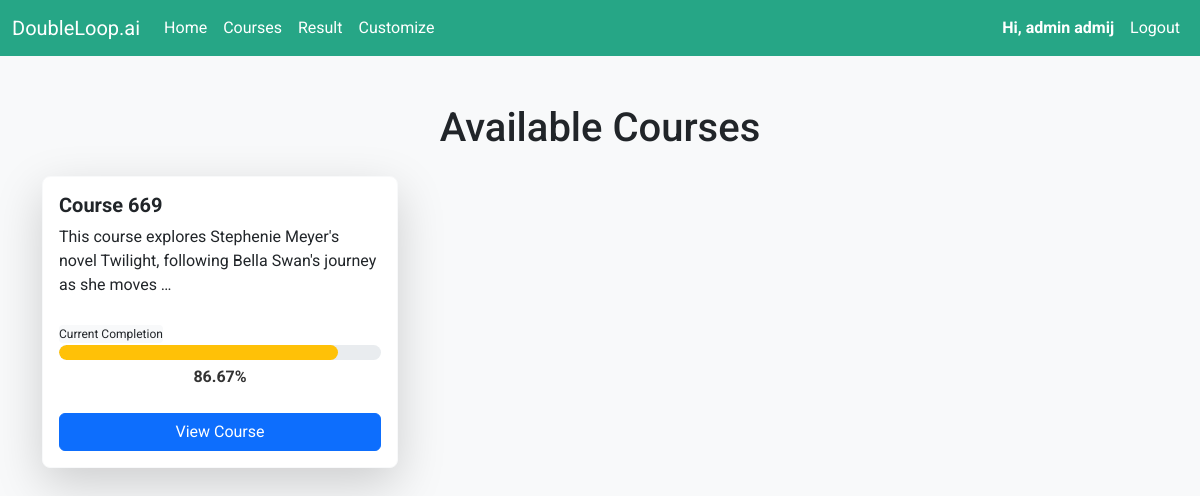
Before: /home (signed in) with the older database file.
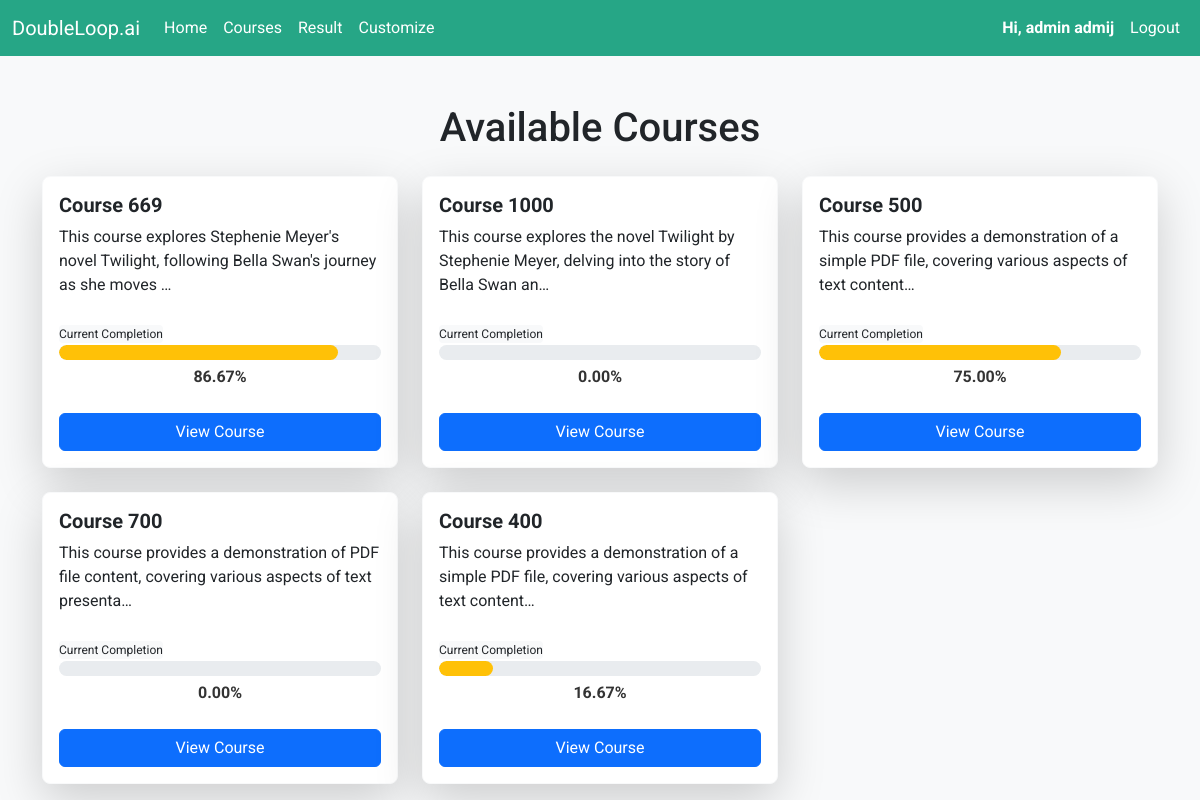
After: the same page with the newer database file.
### users/models/user.py (models this page shows, shortened)
class User(AbstractUser, BaseModel):
    username = None
    email = models.EmailField(
        verbose_name='Email Address',
        max_length=255,
        db_index=True,
        unique=True,
    )
    first_name = models.CharField(max_length=150)
    last_name = models.CharField(max_length=150)
    is_admin = models.BooleanField(default=False)
    objects = UserManager()
    EMAIL_FIELD = 'email'
    USERNAME_FIELD = 'email'
    REQUIRED_FIELDS = ['first_name', 'last_name']

### course/models/course.py (models this page shows, shortened)
class Course(BaseModel):
    title = models.CharField(max_length=255)
    description = models.CharField(max_length=1500, null=True, blank=True)
    created_by = models.ForeignKey(User, related_name='courses', on_delete=models.CASCADE)
    is_published = models.BooleanField(default=True)
    is_archived = models.BooleanField(default=False)

### course/views.py (the view, shortened to what this page needs)
# urls.py: path('home', home_view, name='home'),
def home_view(request, course_id=None):
    token = request.GET.get('token')
    if token:
        request.session['invitation_token'] = token
    if not request.user.is_authenticated:
        return redirect('/')
    token = request.session.pop('invitation_token', None)
    invitations = UserInvitation.objects.filter(email=request.user.email, status=UserInvitation.PENDING)
    course_progress = get_course_progress(request.user)
    progress = None
    quiz_score = None
    if course_id:
        course_data = next((cp for cp in course_progress if cp['course'].id == course_id), None)
        if course_data:
            progress = course_data['progress']
    return render(request, 'home.html', {
        'course_progress': course_progress,
        'progress': progress,
        'user': request.user,
        'quiz_scores': quiz_score,
    })

### course/views.py (called while the page is built)
def get_course_progress(user):
    courses = Course.objects.filter(is_published=True, is_archived=False, enrollment__user=user)
    if user.is_admin:
        courses = Course.objects.filter(is_published=True, is_archived=False, created_by=user)
    course_progress = []
    for course in courses:
        total_quizzes = Quiz.objects.filter(lesson__module__course=course).count()
        completed_quizzes = QuizScore.objects.filter(
            user=user,
            quiz__lesson__module__course=course
        ).count()
        if total_quizzes > 0:
            progress_percentage = (completed_quizzes / total_quizzes) * 100
        else:
            progress_percentage = 0
        course_progress.append({
            'course': course,
            'progress': progress_percentage,
        })
    return course_progress

### templates/home.html (shortened to what this page needs)
<!DOCTYPE html>
<html lang="en">
<head>
    <link href="https://cdn.jsdelivr.net/npm/bootstrap@5.3.0/dist/css/bootstrap.min.css" rel="stylesheet">
    <link href="https://cdn.jsdelivr.net/npm/bootstrap-icons/font/bootstrap-icons.css" rel="stylesheet">
</head>
<body>
{% include 'navbar.html' %}
{% block content %}
<div class="container mt-5">
    <h1 class="text-center mb-4">Available Courses</h1>
    {% if course_progress %}
    <div id="course-container" class="row g-4">
        {% for course_data in course_progress %}
        <div class="col-md-4 sortable-card">
            <div class="card d-flex flex-column h-100 shadow-lg rounded-3 border-light"
                 data-course-id="{{ course_data.course.id }}">
                <div class="card-body d-flex flex-column flex-grow-1">
                    <h5 class="card-title">{{ course_data.course.title }}</h5>
                    <p class="card-text mb-4">{{ course_data.course.description|truncatechars:100 }}</p>
                    <div class="progress-container mb-4">
                        <span class="completion-tag"
                              style="display: inline-block;background-color: #f8f9fa;font-size: 0.75rem;border-radius: 4px">Current Completion</span>
                        <div class="progress" style="height: 15px; background-color: #e9ecef;">
                            <div class="progress-bar" role="progressbar"
                                 style="width: {{ course_data.progress }}%; background-color: #ffc107;"
                                 aria-valuenow="{{ course_data.progress }}" aria-valuemin="0" aria-valuemax="100">
                            </div>
                        </div>
                        <div class="progress-text" style="margin-top: 5px; font-weight: bold; color: #333;">
                            {{ course_data.progress|floatformat:2 }}%
                        </div>
                    </div>
                    {% if course_data.progress < 100.0 %}
                    <div class="mt-auto">
                        <a href="{% url 'next_lesson' course_data.course.id %}" class="btn btn-primary">View Course</a>
                    </div>
                    {% else %}
                    <div class="mt-auto">
                        <a id="retake-quiz" data-course-id="{{ course_data.course.id }}"
                           href="{% url 'retake_quiz' course_data.course.id %}" class="btn btn-primary">Retake Quiz</a>
                    </div>
                    {% endif %}
                </div>
            </div>
        </div>
        {% endfor %}
    </div>
    {% else %}
    <p class="text-center">Sorry, no courses are available at this moment.</p>
    {% endif %}
</div>
{% endblock %}
</body>
</html>

### templates/navbar.html (shortened to what this page needs)
<nav class="navbar navbar-expand-lg">
    <div class="container-fluid">
        <a class="navbar-brand" href="{% url 'home' %}">DoubleLoop.ai</a>
        <div class="collapse navbar-collapse" id="navbarNav">
            <ul class="navbar-nav me-auto">
                <li class="nav-item">
                    <a class="nav-link" href="{% url 'home' %}">
                         Home
                    </a>
                </li>
                {% if user.is_authenticated and user.is_admin %}
                <li class="nav-item">
                    <a class="nav-link" href="{% url 'course_actions' %}">
                         Courses
                    </a>
                </li>
                <li class="nav-item">
                    <a class="nav-link" href="{% url 'result' %}">
                         Result
                    </a>
                </li>
                <li class="nav-item">
                    <a class="nav-link" href="{% url 'customize_color' %}">
                         Customize
                    </a>
                </li>
                {% endif %}
            </ul>
            <ul class="navbar-nav ms-auto">
                {% if user.is_authenticated %}
                <li class="nav-item">
                    <a class="nav-link">
                        <b> Hi, {{ user.first_name }} {{ user.last_name }}</b>
                    </a>
                </li>
                <li class="nav-item">
                    <a class="nav-link" href="{% url 'logout' %}">Logout</a>
                </li>
                {% endif %}
            </ul>
        </div>
    </div>
</nav>

### templates/home.html (style rules this page uses)
body { font-family: 'Roboto', sans-serif; background-color: #f8f9fa; }
.card { display: flex; flex-direction: column; height: 100%; cursor: grab; }
.card-body { flex-grow: 1; }
.card-title { font-size: 1.25rem; font-weight: bold; }
.card-text { font-size: 1rem; }
.btn-primary { width: 100%; }
.shadow-lg { box-shadow: 0 4px 6px rgba(0, 0, 0, 0.1); }
.rounded-3 { border-radius: 0.5rem; }
.border-light { border-color: #f8f9fa; }
.progress-container { position: relative; }
.progress { height: 15px; border-radius: 10px; overflow: hidden; }
.progress-bar { background-color: #ffc107; border-radius: 10px; }
.progress-text { text-align: center; margin-top: 5px; font-weight: bold; color: #333; }

Changed rows visible on the page:
added Course: course "Course 1000", course.description "This course explores the novel Twilight by Stephenie Meyer, delving into the story of Bella Swan an…", progress "0.00"
added Course: course "Course 500", course.description "This course provides a demonstration of a simple PDF file, covering various aspects of text content…", {{ course_data.progress }} 75.0 (drawn), progress "75.00"
added Course: course "Course 700", course.description "This course provides a demonstration of PDF file content, covering various aspects of text presenta…", progress "0.00"
added Course: course "Course 400", course.description "This course provides a demonstration of a simple PDF file, covering various aspects of text content…", {{ course_data.progress }} 16.666666666666664 (drawn), progress "16.67"
